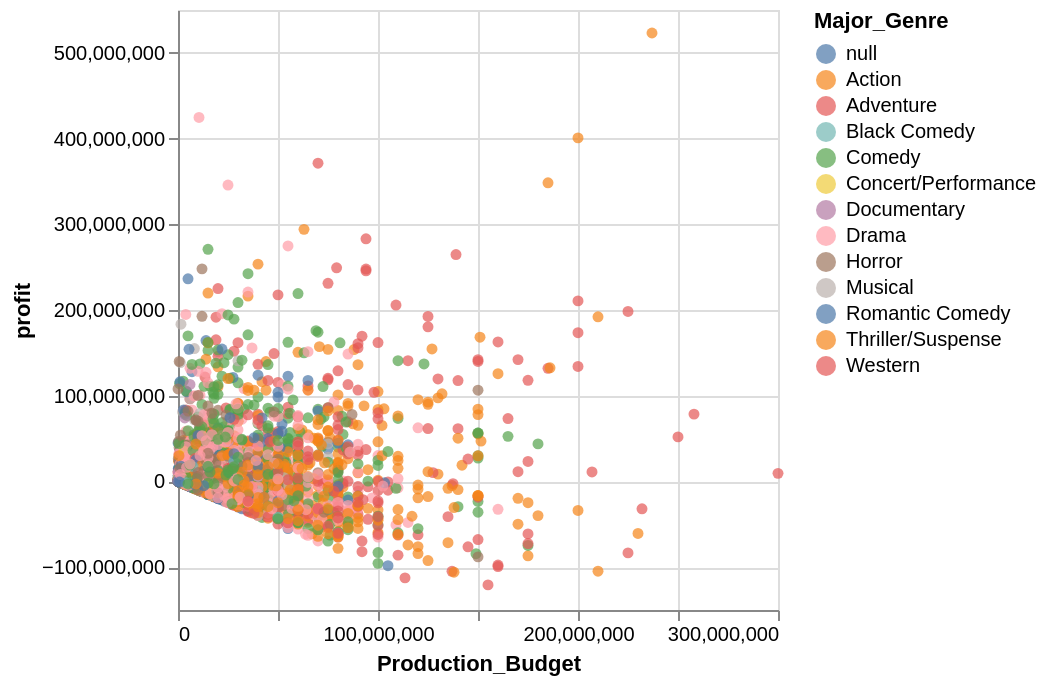

Source (notebook cell):
### Markdown cell above
Stack overflow post: https://stackoverflow.com/questions/3305865/what-is-the-difference-between-log-and-symlog

### Code cell
profit_chart = alt.Chart(movies3).mark_circle().encode(
    x=alt.X("Production_Budget"),
    y=alt.Y("profit"),
    color="Major_Genre"
)

profit_chart

### Figure 1 — Vega-Lite specification as saved in the notebook (floating-point values rounded to 4 significant figures; data arrays with more than 128 entries replaced by an {"elided": "..."} marker saying what was removed)
{"config": {"view": {"continuousWidth": 300, "continuousHeight": 300}}, "data": {"name": "data-a3a27fe283ed6156685cceff9461caf2"}, "mark": {"type": "circle"}, "encoding": {"color": {"field": "Major_Genre", "type": "nominal"}, "x": {"field": "Production_Budget", "type": "quantitative"}, "y": {"field": "profit", "type": "quantitative"}}, "$schema": "https://vega.github.io/schema/vega-lite/v5.20.1.json", "datasets": {"data-a3a27fe283ed6156685cceff9461caf2": {"elided": "2982 records"}}}
